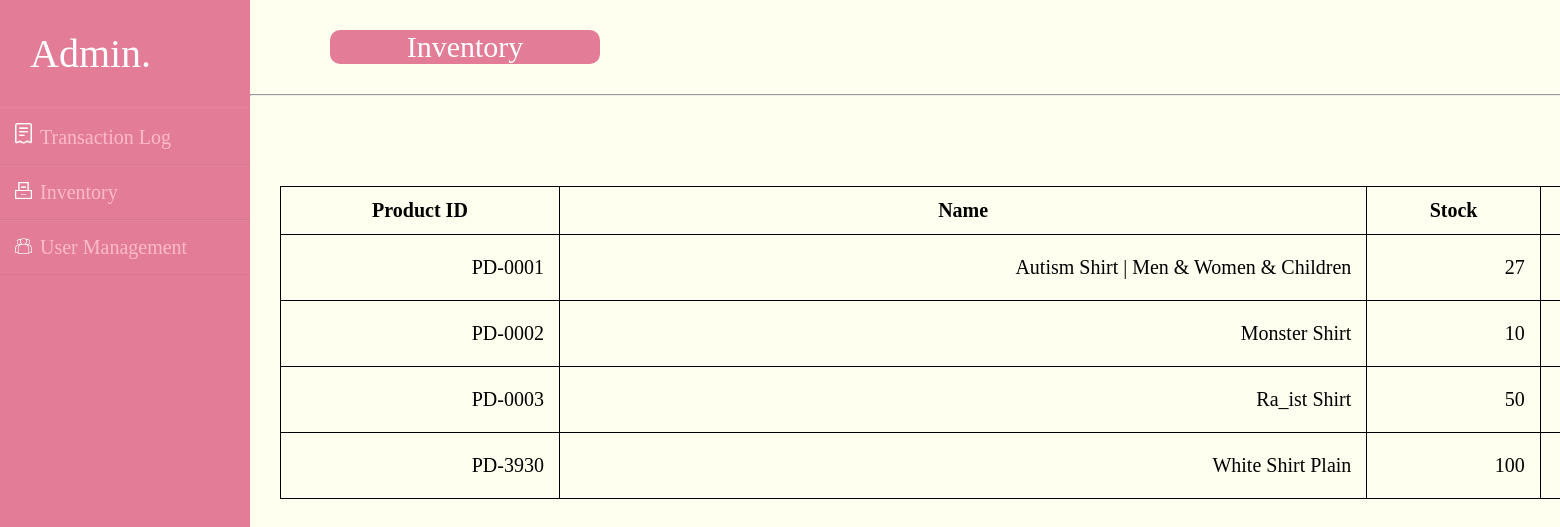
Page /admin-inventory.php on the committed database.
### tables this page shows
CREATE TABLE `productstb` (
  `productId` varchar(7) NOT NULL,
  `productName` varchar(100) NOT NULL,
  `productPrice` decimal(10,2) NOT NULL,
  `productStock` int(11) NOT NULL
);

### PHP/db_functions.php (called while the page is built, shortened)
<?php
class DBStarter
{
    function startDB()
    {
        $this->conn = new mysqli('localhost', 'root', '', 'bagsntopsdb');
    }
}
class select
{
    public $db;
    public $table;
    function __construct($table)
    {
        $this->db = new DBStarter();
        $this->table = $table;
    }
    function selectData($column = "*", ?string $constraints = null)
    {
        $this->db->startDB();
        $command = "SELECT {$column} FROM {$this->table}";
        $command .= ";";
        $result = $this->db->conn->query($command);
        $result_array = [];
        if ($result && $result->num_rows > 0) {
            while ($row = $result->fetch_assoc()) {
                $result_array[] = $row;
            }
        }
        $this->db->endDB();
        return $result_array;
    }
}

### admin-inventory.php (the view, shortened to what this page needs)
<!DOCTYPE html>
<html lang="en">
<head>
    <link rel="stylesheet" href="/CSS/admin.css">
</head>
<body>
    <div id="wrapper">
        <div id="sidebar">
            <h2>Admin.</h2>
            <ul>
                <li><a href="admin-receipt.php"><img src="/RSC/admin-page-icons/receipt.png">Transaction Log</a></li>
                <li><a href="admin-inventory.php"><img src="/RSC/admin-page-icons/inventory.png"></i>Inventory</a></li>
                <li><a href="admin-customers.php"><img src="/RSC/admin-page-icons/customers.png">User Management</a></li>
            </ul>
        </div>
        <div id="main">
            <header>
                <div id="pagetitle">Inventory</div>
            </header>
            <hr>
                <table id="content-table" border="1">
                    <thead>
                        <tr>
                            <th>Product ID</th>
                            <th>Name</th>
                            <th>Stock</th>
                            <th>Price</th>
                        </tr>
                    </thead>
                    <tbody>
                            <?php
                            require('./PHP/db_functions.php');
                            $accSel = new select('productstb');
                            $result_array = $accSel->selectData($column='productId, productName, productPrice, productStock');
                            foreach($result_array as $product) {
                                echo "<tr>";
                                echo "<td>".$product["productId"]."</td>";
                                echo "<td>".$product["productName"]."</td>";
                                echo "<td>".$product["productStock"]."</td>";
                                echo "<td>".$product["productPrice"]."</td>";
                                echo "</tr>";
                            }
                            ?>
                    </tbody>
                </table>
        </div>
    </div>
</body>
</html>

### CSS/admin.css (style rules this page uses)
* { margin: 0; padding: 0; list-style: none; box-sizing: border-box; text-decoration: none; }
body { background-color: #fffff0; }
#wrapper { display: flex; position: relative; }
#wrapper #sidebar { position: fixed; width: 250px; height: 100%; background: #E27C97; padding: 30px 0; }
#wrapper #sidebar h2 { font-family: Recoleta; color: white; padding-left: 30px; font-weight: 50; margin-bottom: 30px; font-size: 40px; }
#wrapper #sidebar ul li { padding: 15px; border-bottom: 1px solid rgba(0,0,0,0.05); border-top: 1px solid rgba(255,255,255,0.05); }
#wrapper #sidebar ul li a { font-family: NimbusSanBol; color: #FFBACB; display: block; font-size: 20px; }
#wrapper #sidebar ul li a img { width: 25px; padding-right: 8px; }
#wrapper #main { width: 100%; margin-left: 250px; background-color: #fffff0; }
#wrapper #main header { font-family: Recoleta; font-size: 30px; padding: 30px; margin-left: 50px; color: #fff; }
#pagetitle { border-radius: 10px; background-color: #E27C97; width: 270px; text-align: center; }
#content-table { border-collapse: collapse; margin: 90px 0 0 30px; font-size: 20px; width: 1600px; max-height: 1020px; border: 1px solid black; }
#content-table thead tr { color: black; font-family: Recoleta; text-align: center; }
#content-table th, #content-table td { padding: 12px 15px; }
#content-table td { text-align: right; }

### rows in the picture
productstb: productId "PD-0001", productName "Autism Shirt | Men & Women & Children", productStock "27"
productstb: productId "PD-0002", productName "Monster Shirt", productStock "10"
productstb: productId "PD-0003", productName "Ra_ist Shirt", productStock "50"
productstb: productId "PD-3930", productName "White Shirt Plain", productStock "100"
